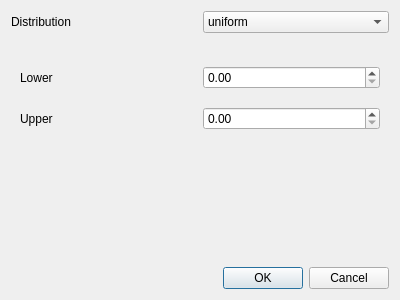
<?xml version="1.0" encoding="UTF-8"?>
<ui version="4.0">
 <class>popPriorEdit_Dialog</class>
 <widget class="QDialog" name="popPriorEdit_Dialog">
  <property name="geometry">
   <rect>
    <x>0</x>
    <y>0</y>
    <width>400</width>
    <height>300</height>
   </rect>
  </property>
  <property name="sizePolicy">
   <sizepolicy hsizetype="Preferred" vsizetype="Minimum">
    <horstretch>0</horstretch>
    <verstretch>0</verstretch>
   </sizepolicy>
  </property>
  <property name="windowTitle">
   <string>PHOEBE - Prior Edit</string>
  </property>
  <layout class="QVBoxLayout" name="verticalLayout">
   <item>
    <layout class="QHBoxLayout" name="horizontalLayout">
     <item>
      <widget class="QLabel" name="label">
       <property name="text">
        <string>Distribution</string>
       </property>
      </widget>
     </item>
     <item>
      <widget class="QComboBox" name="distributionCombo">
       <item>
        <property name="text">
         <string>uniform</string>
        </property>
       </item>
       <item>
        <property name="text">
         <string>normal</string>
        </property>
       </item>
      </widget>
     </item>
    </layout>
   </item>
   <item>
    <widget class="QWidget" name="floatWidget" native="true">
     <layout class="QGridLayout" name="gridLayout">
      <property name="margin">
       <number>0</number>
      </property>
      <property name="spacing">
       <number>0</number>
      </property>
     </layout>
    </widget>
   </item>
   <item>
    <widget class="QStackedWidget" name="stackedWidget">
     <property name="currentIndex">
      <number>0</number>
     </property>
     <widget class="QWidget" name="page">
      <layout class="QGridLayout" name="gridLayout_4">
       <item row="1" column="0">
        <widget class="QLabel" name="label_3">
         <property name="text">
          <string>Upper</string>
         </property>
        </widget>
       </item>
       <item row="0" column="0">
        <widget class="QLabel" name="label_2">
         <property name="text">
          <string>Lower</string>
         </property>
        </widget>
       </item>
       <item row="0" column="1">
        <widget class="QDoubleSpinBox" name="uniform_lower"/>
       </item>
       <item row="1" column="1">
        <widget class="QDoubleSpinBox" name="uniform_upper"/>
       </item>
      </layout>
     </widget>
     <widget class="QWidget" name="page_2">
      <layout class="QGridLayout" name="gridLayout_5">
       <item row="0" column="0">
        <widget class="QLabel" name="label_4">
         <property name="text">
          <string>Mu</string>
         </property>
        </widget>
       </item>
       <item row="1" column="0">
        <widget class="QLabel" name="label_5">
         <property name="text">
          <string>Sigma</string>
         </property>
        </widget>
       </item>
       <item row="0" column="1">
        <widget class="QDoubleSpinBox" name="normal_mu"/>
       </item>
       <item row="1" column="1">
        <widget class="QDoubleSpinBox" name="normal_sigma"/>
       </item>
      </layout>
     </widget>
    </widget>
   </item>
   <item>
    <spacer name="verticalSpacer">
     <property name="orientation">
      <enum>Qt::Vertical</enum>
     </property>
     <property name="sizeHint" stdset="0">
      <size>
       <width>20</width>
       <height>40</height>
      </size>
     </property>
    </spacer>
   </item>
   <item>
    <widget class="QDialogButtonBox" name="buttonBox">
     <property name="orientation">
      <enum>Qt::Horizontal</enum>
     </property>
     <property name="standardButtons">
      <set>QDialogButtonBox::Cancel|QDialogButtonBox::Ok</set>
     </property>
    </widget>
   </item>
  </layout>
 </widget>
 <resources/>
 <connections>
  <connection>
   <sender>buttonBox</sender>
   <signal>accepted()</signal>
   <receiver>popPriorEdit_Dialog</receiver>
   <slot>accept()</slot>
   <hints>
    <hint type="sourcelabel">
     <x>248</x>
     <y>254</y>
    </hint>
    <hint type="destinationlabel">
     <x>157</x>
     <y>274</y>
    </hint>
   </hints>
  </connection>
  <connection>
   <sender>buttonBox</sender>
   <signal>rejected()</signal>
   <receiver>popPriorEdit_Dialog</receiver>
   <slot>reject()</slot>
   <hints>
    <hint type="sourcelabel">
     <x>316</x>
     <y>260</y>
    </hint>
    <hint type="destinationlabel">
     <x>286</x>
     <y>274</y>
    </hint>
   </hints>
  </connection>
  <connection>
   <sender>distributionCombo</sender>
   <signal>currentIndexChanged(int)</signal>
   <receiver>stackedWidget</receiver>
   <slot>setCurrentIndex(int)</slot>
   <hints>
    <hint type="sourcelabel">
     <x>296</x>
     <y>23</y>
    </hint>
    <hint type="destinationlabel">
     <x>199</x>
     <y>225</y>
    </hint>
   </hints>
  </connection>
 </connections>
</ui>
